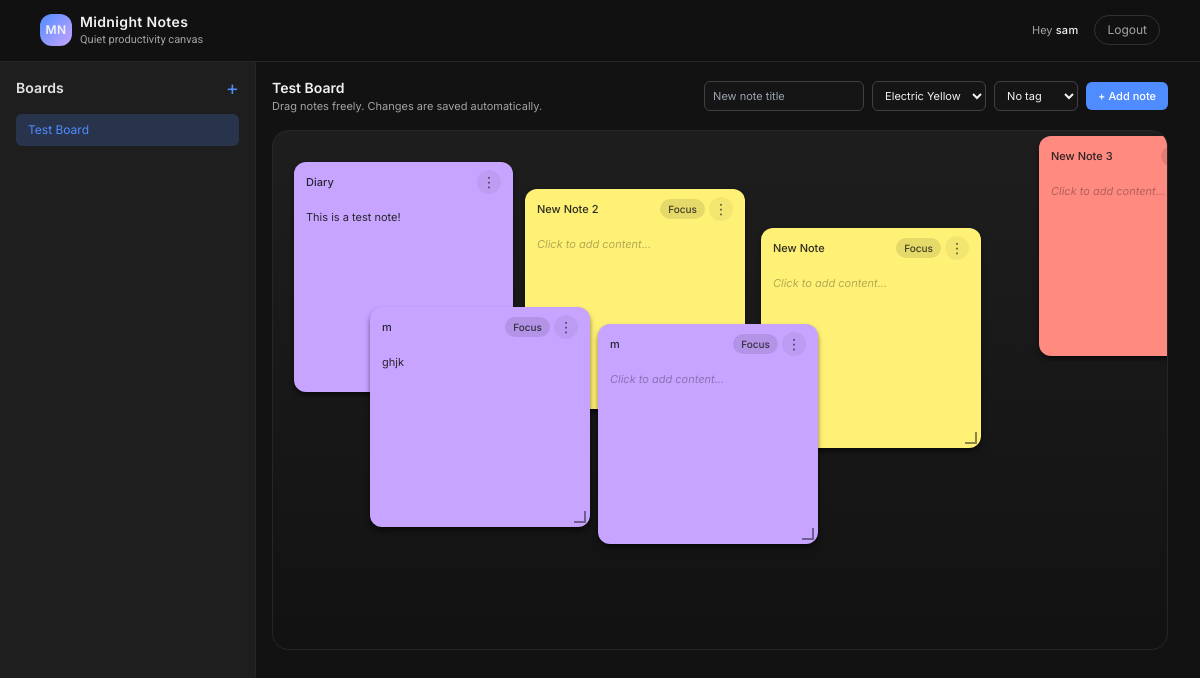
The page / (signed in) on the database its author committed.
### notes/models.py (models this page shows, shortened)
class Board(models.Model):
    user = models.ForeignKey(
        settings.AUTH_USER_MODEL, on_delete=models.CASCADE, related_name="boards"
    )
    name = models.CharField(max_length=100)
    created_at = models.DateTimeField(auto_now_add=True)
    updated_at = models.DateTimeField(auto_now=True)
    class Meta:
        ordering = ["-updated_at"]

class Note(models.Model):
    COLOR_CHOICES = [
        ("#C7A4FF", "Soft Purple"),
        ("#FFF176", "Electric Yellow"),
        ("#FF8A80", "Soft Coral"),
        ("#A5D6A7", "Mint"),
        ("#80CBC4", "Teal"),
    ]
    TAG_CHOICES = [
        ("", "No tag"),
        ("work", "Work"),
        ("idea", "Idea"),
        ("focus", "Focus"),
        ("personal", "Personal"),
        ("todo", "To Do"),
    ]
    user = models.ForeignKey(
        settings.AUTH_USER_MODEL, on_delete=models.CASCADE, related_name="notes"
    )
    board = models.ForeignKey(
        Board, on_delete=models.CASCADE, related_name="notes"
    )
    title = models.CharField(max_length=255)
    content = models.TextField(blank=True)
    x = models.IntegerField(default=50)
    y = models.IntegerField(default=50)
    width = models.IntegerField(default=220)
    height = models.IntegerField(default=220)
    color = models.CharField(max_length=7, choices=COLOR_CHOICES, default="#FFF176")
    tag = models.CharField(
        max_length=50, choices=TAG_CHOICES, blank=True, default="", help_text="Single tag for the note"
    )
    last_edited = models.DateTimeField(auto_now=True)
    created_at = models.DateTimeField(auto_now_add=True)
    class Meta:
        ordering = ["-last_edited"]

### notes/views.py (the view)
# urls.py: path('', views.dashboard, name='dashboard'),
@login_required
def dashboard(request: HttpRequest, board_id: int = None) -> HttpResponse:
    boards = Board.objects.filter(user=request.user)
    if not boards.exists():
        board = Board.objects.create(user=request.user, name="My Board")
    else:
        if board_id:
            board = get_object_or_404(Board, pk=board_id, user=request.user)
        else:
            board = boards.first()
    notes = Note.objects.filter(user=request.user, board=board).order_by('created_at')
    return render(
        request,
        "notes/dashboard.html",
        {
            "notes": notes,
            "boards": boards,
            "current_board": board,
        },
    )

### templates/notes/dashboard.html (shortened to what this page needs)
{% extends "base.html" %}
{% block content %}
<div class="flex h-[calc(100vh-80px)]">
  <aside class="w-64 border-r border-neutral-800 bg-[#1E1E1E] p-4 overflow-y-auto hidden md:block">
    <div class="flex items-center justify-between mb-4">
      <h2 class="text-sm font-semibold text-neutral-200">Boards</h2>
      <button type="button" id="new-board-btn" class="text-[#4F8CFF] hover:text-[#3b6fd1] text-xl leading-none">+</button>
    </div>
    <nav class="space-y-1">
      {% for board in boards %}
      <div class="relative group">
        <a href="{% url 'board_detail' board.id %}" class="flex items-center justify-between px-3 py-2 rounded-md text-xs {% if board.id == current_board.id %}bg-[#4F8CFF]/20 text-[#4F8CFF]{% else %}text-neutral-400 hover:bg-neutral-800 hover:text-neutral-200{% endif %}">
          <span class="truncate">{{ board.name }}</span>
        </a>
      </div>
      {% endfor %}
    </nav>
  </aside>
  <div class="flex-1 overflow-auto">
    <div class="max-w-6xl mx-auto py-4 px-4 pr-8 space-y-4 md:mt-0 mt-12">
      <div class="flex flex-col lg:flex-row lg:items-center lg:justify-between gap-3">
        <div>
          <h1 class="text-sm font-semibold">{{ current_board.name }}</h1>
          <p class="text-[11px] text-neutral-400 hidden sm:block">Drag notes freely. Changes are saved automatically.</p>
        </div>
        <form method="post" action="{% url 'create_note' %}" class="flex flex-col sm:flex-row sm:flex-wrap lg:flex-nowrap items-stretch sm:items-center gap-2 text-xs relative" id="quick-note-form" novalidate>
          <input name="title" placeholder="New note title" class="w-full sm:w-40 rounded-md border border-neutral-700 bg-neutral-900/70 px-2 py-1.5 text-[11px] focus:outline-none focus:border-[#4F8CFF]" />
          <select name="color" class="w-full sm:w-auto rounded-md border border-neutral-700 bg-neutral-900/70 px-2 py-1.5 text-[11px] focus:outline-none focus:border-[#4F8CFF]">
            <option value="#FFF176">Electric Yellow</option>
          </select>
          <select name="tag" class="w-full sm:w-auto rounded-md border border-neutral-700 bg-neutral-900/70 px-2 py-1.5 text-[11px] focus:outline-none focus:border-[#4F8CFF]">
            <option value="">No tag</option>
          </select>
          <button type="submit" class="w-full sm:w-auto inline-flex items-center justify-center gap-1 rounded-md bg-[#4F8CFF] px-3 py-1.5 text-[11px] font-medium text-white hover:bg-[#3b6fd1] transition-colors">+ Add note</button>
        </form>
      </div>
      <div id="board" class="relative rounded-2xl border border-neutral-800 bg-gradient-to-b from-[#1E1E1E] to-[#121212] min-h-[400px] sm:min-h-[520px] overflow-hidden touch-none">
        {% for note in notes %}
        <div class="note absolute rounded-xl shadow-md shadow-black/50 text-xs flex flex-col" data-id="{{ note.id }}" style="left: {{ note.x }}px; top: {{ note.y }}px; width: {{ note.width }}px; height: {{ note.height }}px; background-color: {{ note.color }}; z-index: {{ forloop.counter }};">
          <div class="note-handle flex items-center justify-between px-3 py-2 text-[11px] font-medium text-neutral-900/90 cursor-move flex-shrink-0">
            <span class="truncate max-w-[100px] sm:max-w-[150px]">{{ note.title }}</span>
            <div class="flex items-center gap-1">
              {% if note.tag %}
              <span class="hidden sm:inline rounded-full bg-black/10 px-2 py-0.5 text-[10px] text-neutral-900/80 capitalize">{{ note.tag }}</span>
              {% endif %}
              <button type="button" class="open-note inline-flex items-center justify-center w-6 h-6 rounded-full bg-black/5 hover:bg-black/10 text-[14px] text-neutral-900/80 hover:text-black" data-note-id="{{ note.id }}" data-title="{{ note.title|escape }}" data-content="{{ note.content|escape }}" data-color="{{ note.color }}" data-tag="{{ note.tag|default_if_none:''|escape }}" data-last-edited="{{ note.last_edited|date:'M j, H:i' }}">⋮</button>
            </div>
          </div>
          <div class="note-content px-3 py-2 text-[11px] text-neutral-900/90 leading-snug overflow-auto flex-1" contenteditable="true" data-note-id="{{ note.id }}" data-placeholder="Click to add content...">{{ note.content }}</div>
          <div class="note-resize absolute bottom-1 right-1 w-3 h-3 border-r-2 border-b-2 border-neutral-900/50 cursor-se-resize"></div>
        </div>
        {% empty %}
        <div class="absolute inset-0 flex items-center justify-center text-xs text-neutral-500 px-4 text-center">No notes yet. Create your first idea above.</div>
        {% endfor %}
      </div>
    </div>
  </div>
</div>
{% endblock %}

### templates/base.html (shortened to what this page needs)
<!DOCTYPE html>
<html lang="en" class="h-full">
  <head>
    <script src="https://cdn.tailwindcss.com"></script>
  </head>
  <body class="h-full bg-[#121212] text-[#F1F1F1]">
    <div class="min-h-screen flex flex-col">
      <header class="border-b border-neutral-800 bg-[#121212]/95 backdrop-blur relative">
        <div
          class="max-w-6xl mx-auto flex items-center justify-between py-3 px-4 gap-3"
        >
          <div class="flex items-center gap-2 min-w-0">
            <span
              class="w-8 h-8 flex-shrink-0 rounded-xl bg-gradient-to-br from-[#4F8CFF] to-[#C7A4FF] flex items-center justify-center text-xs font-semibold tracking-wide"
              >MN</span
            >
            <div class="min-w-0">
              <p
                class="text-sm font-semibold tracking-wide text-[#F1F1F1] truncate"
              >
                Midnight Notes
              </p>
              <p class="text-[11px] text-neutral-400 font-alt hidden sm:block">
                Quiet productivity canvas
              </p>
            </div>
          </div>
          <nav
            class="flex items-center gap-2 sm:gap-4 text-xs text-neutral-400 flex-shrink-0"
          >
            {% if user.is_authenticated %}
            <span class="hidden md:inline text-[11px] text-neutral-400">
              Hey
              <span class="text-[#F1F1F1] font-medium tracking-wide"
                >{{ user.username }}</span
              >
            </span>
            <a
              href="{% url 'logout' %}"
              class="inline-flex items-center gap-1 rounded-full border border-neutral-700/70 px-2.5 sm:px-3 py-1.5 hover:border-[#4F8CFF] hover:text-[#F1F1F1] transition-colors text-[10px] sm:text-xs"
            >
              Logout
            </a>
            {% endif %}
          </nav>
        </div>
      </header>
      <main class="flex-1">
        {% block content %}{% endblock %}
      </main>
    </div>
  </body>
</html>

### templates/base.html (style rules this page uses)
body { font-family: "Inter", system-ui, -apple-system, BlinkMacSystemFont, "Segoe UI", sans-serif; background-color: #121212; color: #f1f1f1; }
input[type="text"], input[type="password"], input[type="email"], input[type="number"], textarea, select { background-color: #101010; color: #f1f1f1; border-radius: 0.375rem; border: 1px solid #404040; padding: 0.4rem 0.6rem; font-size: 0.78rem; }
input::placeholder, textarea::placeholder { color: #6b7280; }
.note-handle { cursor: grab; }
.note-resize { cursor: se-resize; }
.note { display: flex; flex-direction: column; }
.note-content { flex: 1; min-height: 0; overflow-y: auto; word-wrap: break-word; overflow-wrap: break-word; }
.note-content[contenteditable]:empty:before, .note-content.empty:before { content: attr(data-placeholder); color: rgba(0, 0, 0, 0.3); font-style: italic; }
.note-content { scrollbar-width: thin; scrollbar-color: rgba(0, 0, 0, 0.3) rgba(0, 0, 0, 0.1); }
#board { -ms-overflow-style: none; scrollbar-width: none; }

### rows shown on the page
Board: name "Test Board"
Note: {{ note.x }} 21 (drawn), title "Diary", content "This is a test note!"
Note: {{ note.id }} 22 (drawn), title "New Note 2", tag "Focus"
Note: {{ note.width }} 220 (drawn), title "New Note", tag "Focus"
Note: {{ note.width }} 220 (drawn), title "New Note 3"
Note: {{ note.width }} 220 (drawn), title "m", tag "Focus", content "ghjk"
Note: {{ note.width }} 220 (drawn), title "m", tag "Focus"

### other values the page prints
{{ user.username }} "sam"
